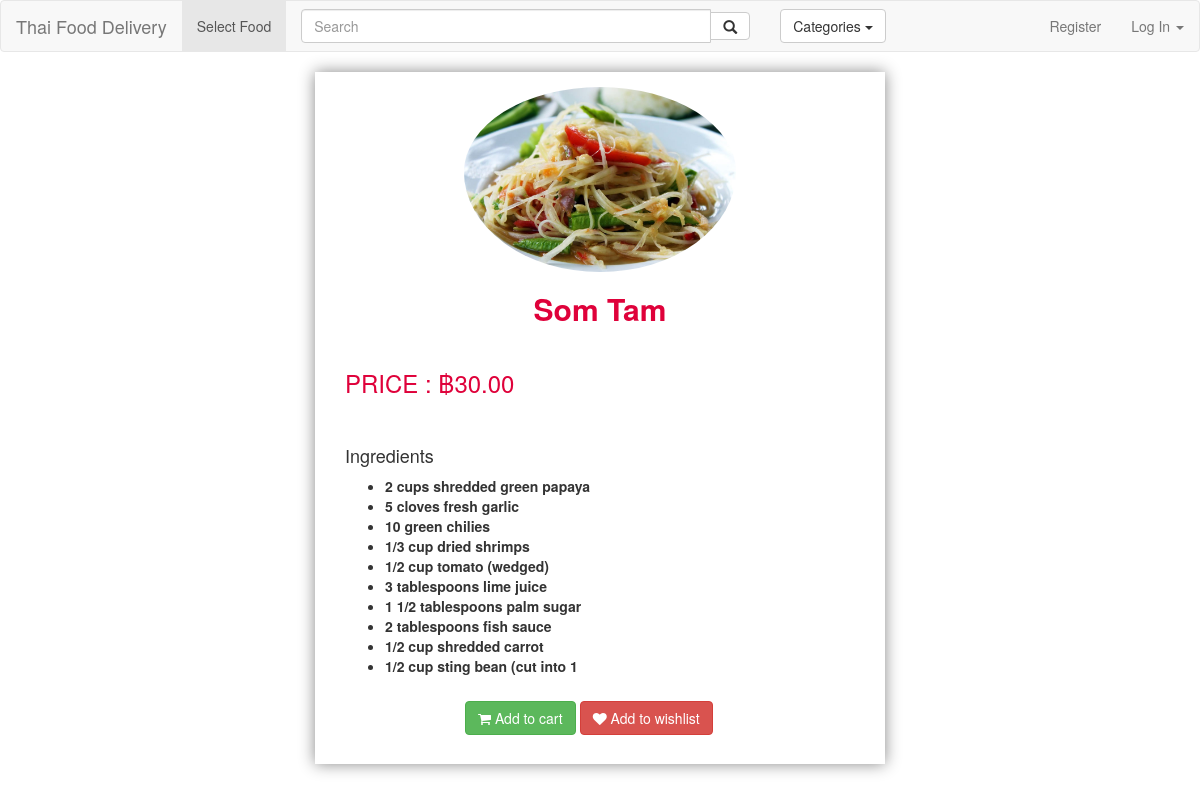
Screenshot of /food-info.php?fid=2 with the database file from the repository.
### tables this page shows
CREATE TABLE `foods` (
  `food_id` int(11) NOT NULL,
  `category_id` int(11) DEFAULT NULL,
  `name` varchar(255) NOT NULL,
  `price` double(10,2) NOT NULL,
  `discount` tinyint(4) NOT NULL DEFAULT '0',
  `image` varchar(255) NOT NULL,
  `in_stock` tinyint(1) NOT NULL DEFAULT '1',
  `ingredients` text NOT NULL
);

### food-info.php (the view, shortened to what this page needs)
<html>
<head>
</head>
<body>
<?php
require_once('menu.php');
$fid = $_GET['fid'];
$query = "SELECT * FROM foods WHERE food_id = $fid";
$result = mysqli_query($connect, $query);
$row = $result->fetch_array();
?>
<div class="container">
    <div class="main col-md-2 col-md-offset-3">
        <img class="img-circle" src="<?= $row['image'] ?>" height="25%">
        <center><h2><font color="#DF013A"><B><?= $row['name'] ?><B></font></h2></center>
        <div class="price"><h3> PRICE : ฿<?= $row['price'] ?></h3></td></div>
        <div class="ingredient">
            <h4>Ingredients</h4>
            <ul>
                <?php
                $ing = $row['ingredients'];
                $pieces = explode("|", $ing);
                for ($i = 0; $i < count($pieces); $i++) { ?>
                    <li><?= $pieces[$i] ?></li>
                <?php } ?>
            </ul>
        </div>
        <form method="post" id="foodsForm">
            <div class="actionBtn">
                <button name="addButton" class="btn btn-success" title="Add to cart"
                        data-toggle="tooltip" value="<?php echo $row["food_id"]; ?>">
                    <span class="fa fa-shopping-cart"></span> Add to cart
                </button>
                <button name="wishButton" class="btn btn-danger" title="Add to wishlist"
                        data-toggle="tooltip" value="<?php echo $row["food_id"]; ?>">
                    <span class="fa fa-heart"></span> Add to wishlist
                </button>
            </div>
        </form>
    </div>
</div>
</body>
</html>

### menu.php (shortened to what this page needs)
<link rel="stylesheet" type="text/css" href="vendor/bootstrap-3.3.7-dist/css/bootstrap.min.css">
<link rel="stylesheet" type="text/css" href="vendor/css/sweetalert2.min.css">
<link rel="stylesheet" type="text/css" href="vendor/css/menu.css">
<link rel="stylesheet" type="text/css" href="vendor/css/food.css">
<nav class="navbar navbar-default">
    <div class="container-fluid">
        <div class="navbar-header">
            <a class="navbar-brand" href="index.php">Thai Food Delivery</a>
        </div>
        <ul class="nav navbar-nav">
            <li id="menu1"><a href="food.php">Select Food</a></li>
            <li>
                <form class="navbar-form" role="search">
                    <div class="input-group">
                        <input class="form-control" placeholder="Search" id="foodSearch" data-provide="autocomplete"
                               autocomplete="off">
                        <div class="input-group-btn">
                            <button id="searchButton" class="btn btn-default"><i
                                        class="glyphicon glyphicon-search"></i></button>
                        </div>
                    </div>
                </form>
            </li>
            <li><?php require_once('category.php'); ?></li>
        </ul>
        <ul class="nav navbar-nav navbar-right">
                    <?php
            if (!isset($_SESSION["cu_id"])): ?>
                <li><a href="signup.php">Register</a></li>
                <li class="dropdown">
                    <a href="" class="dropdown-toggle" data-toggle="dropdown">Log In <span
                                class="caret"></span></a>
                </li>
            <?php
            endif; ?>
        </ul>
    </div>
</nav>

### category.php (shortened to what this page needs)
<form class="navbar-form">
    <div class="dropdown">
        <button class="btn btn-default dropdown-toggle" type="button" id="dropdownMenu1" data-toggle="dropdown">
            Categories
            <span class="caret"></span>
        </button>
    </div>
</form>

### menu.php (style rules this page uses)
#foodSearch { width: 410px !important; }

### food-info.php (style rules this page uses)
.main { box-shadow: 0 0 15px #888888; width: 50%; }
.actionBtn { margin: auto; padding-bottom: 15px; width: 50%; }
.price { color: #DF013A; padding: 15px; }
.ingredient { padding: 15px; }
.img-circle { padding-top: 15px; display: block; margin: 0 auto; border-radius: 50%; }

### rows the page displays
foods: image (picture), name "Som Tam", price "30.00", ingredients "2 cups shredded green papaya", ingredients "5 cloves fresh garlic", ingredients "10 green chilies", ingredients "1/3 cup dried shrimps", ingredients "1/2 cup tomato (wedged)", ingredients "3 tablespoons lime juice", ingredients "1 1/2 tablespoons palm sugar", ingredients "2 tablespoons fish sauce", ingredients "1/2 cup shredded carrot", ingredients "1/2 cup sting bean (cut into 1"
